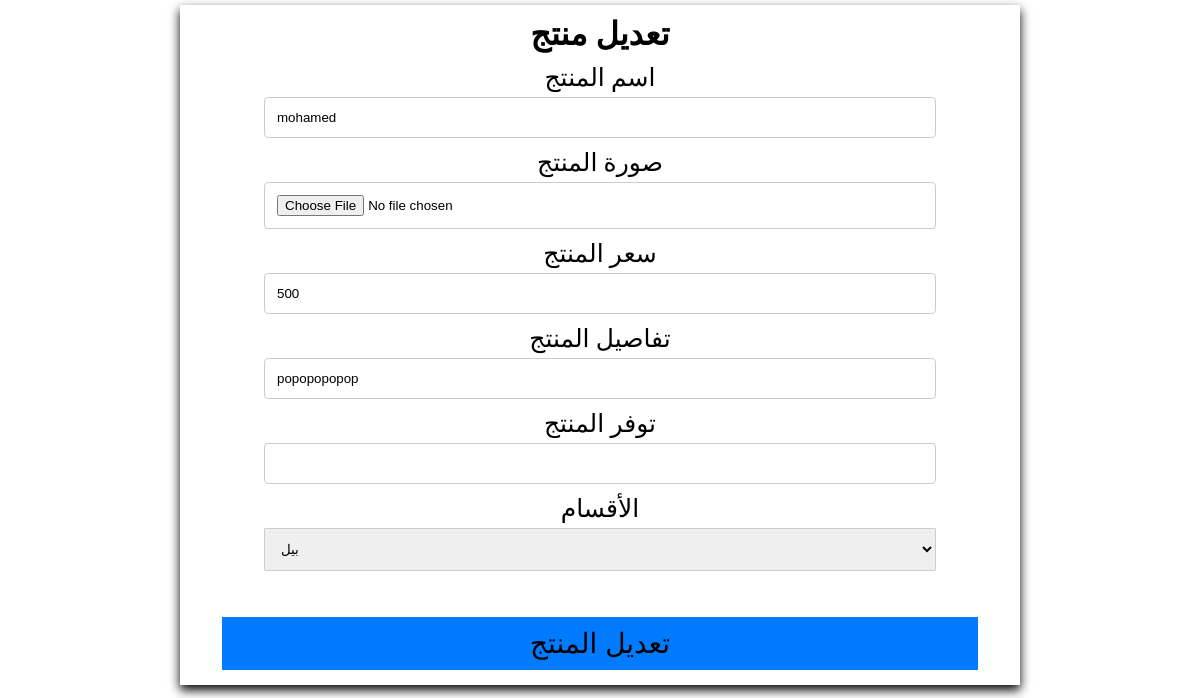
The app's page /admin/update.php?id=8 with its own data.
### tables this page shows
CREATE TABLE IF NOT EXISTS `product` (
  `id` int NOT NULL AUTO_INCREMENT,
  `proname` varchar(200) NOT NULL,
  `proimg` varchar(200) NOT NULL,
  `proprice` varchar(200) NOT NULL,
  `prosection` varchar(200) NOT NULL,
  `prodescrip` varchar(1000) NOT NULL,
  `prounv` varchar(200) NOT NULL,
  PRIMARY KEY (`id`)
);

### admin/update.php (the view, shortened to what this page needs)
<?php
include('../include/connected.php');
?>
<?php
$id = isset($_GET['id']) ? $_GET['id'] : null;
if($id !== null){
    $query=" SELECT * FROM product WHERE id = '$id '";
    $result = mysqli_query($conn, $query);
    if($result){
        $row = mysqli_fetch_assoc($result);
    }
}
?>
<html lang="en">
<head>
    <link rel="stylesheet" href="adminstyle.css">
</head>
<body>
<center>
    <main>
        <div class="form_product">
            <h1>تعديل منتج</h1>
            <form action="update.php?id_new=<?php echo $row['id'];?>" method="post" enctype="multipart/form-data">
                <label for="name"> اسم المنتج </label>
                <input type="text" name="proname" id="name" value="<?php echo $row['proname'];?>">
                <label for="file">صورة المنتج </label>
                <input type="file" name="proimg" id="file" value="<?php echo $row['proimg'];?>">
                <label for="price"> سعر المنتج </label>
                <input type="text" name="proprice" id="price" value="<?php echo $row['proprice'];?>">
                <label for="discription"> تفاصيل المنتج </label>
                <input type="text" name="prodescrip" id="discription" value="<?php echo $row['prodescrip'];?>">
                <label for="unv"> توفر المنتج </label>
                <input type="text" name="prounv" id="unv" value="<?php echo $row['prounv'];?>">
                <div>
                    <label for="form_control"> الأقسام </label>
                    <select name="prosection" id="form_control" value="<?php echo $row['prosection'];?>">
                    <?php
                    $query = "SELECT * FROM section";
                    $result = mysqli_query($conn, $query);
                    while($row = mysqli_fetch_assoc($result)){
                        echo '<option value="'.$row['sectionname'].'">'.$row['sectionname'].'</option>';
                    }
                    ?>
                    </select>
                </div><br><br>
                <button class="button" type="submit" name="update_pro">تعديل المنتج</button>
            </form>
        </div>
    </main>
</center>
</body>
</html>

### admin/adminstyle.css (style rules this page uses)
* { margin: 0; padding: 0; list-style: none; text-decoration: none; }
body { background-color: #fff; }
.form_product { width: 70%; margin: 5px; box-shadow: 0 5px 10px rgba(0, 0, 0, 1); }
h1 { padding: 10px; }
label { display: block; margin-bottom: 5px; font-size: 25px; }
input { width: 80%; padding: 12px; margin-bottom: 10px; border: 1px solid #ccc; border-radius: 4px; }
.button { width: 90%; padding: 10px; margin-bottom: 15px; background-color: #007bff; border: none; cursor: pointer; font-size: 28px; }
#form_control { width: 80%; padding: 12px; margin-bottom: 10px; border: 1px solid #ccc; border-radius: 1px; }

### records on screen
product: proname "mohamed", proprice "500", prodescrip "popopopopop"

### other values on screen
form field prosection "بيل"
